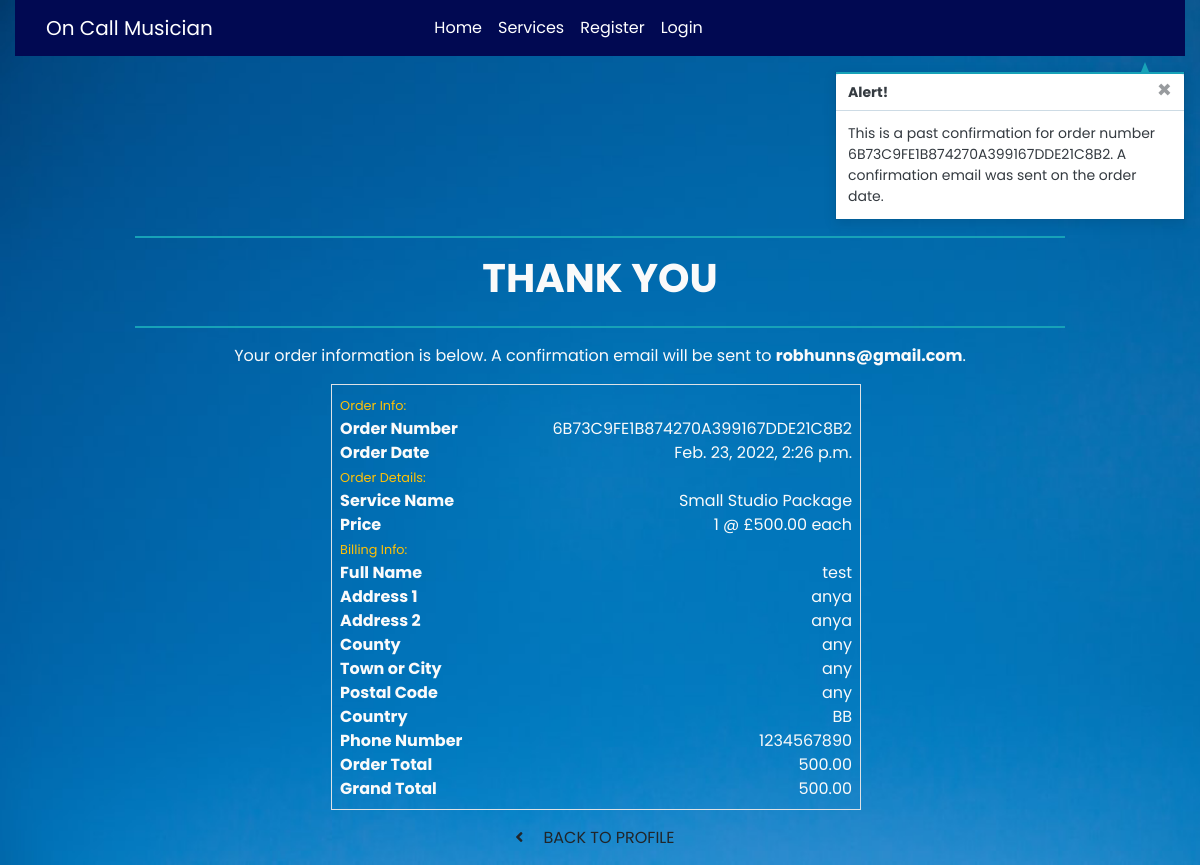
/profile/order_history/6B73C9FE1B874270A399167DDE21C8B2, run on an earlier commit of the app's database.
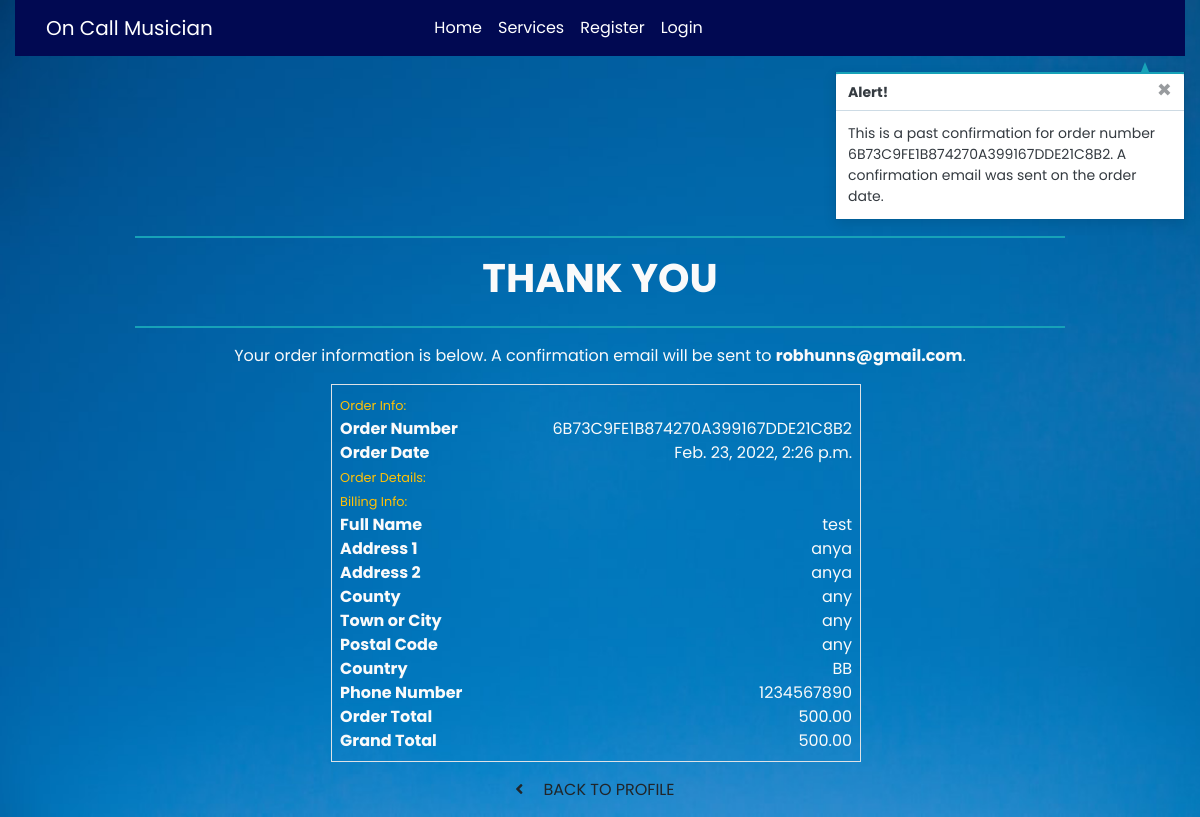
And on a later commit of the database.
### checkout/models.py (models this page shows, shortened)
class OrderLineItem(models.Model):
    order = models.ForeignKey(Order, null=False, blank=False,
                              on_delete=models.CASCADE,
                              related_name='lineitems')
    service = models.ForeignKey(Service, null=False, blank=False,
                                on_delete=models.CASCADE)
    quantity = models.IntegerField(null=False, blank=False, default=0)
    lineitem_total = models.DecimalField(max_digits=6, decimal_places=2,
                                         null=False, blank=False,
                                         editable=False)

### services/models.py (models this page shows, shortened)
class Service(models.Model):
    name = models.CharField(max_length=254)
    description = models.TextField(max_length=400)
    price = models.DecimalField(max_digits=6, decimal_places=2)
    subscription = models.CharField(max_length=254, default='Subscription')
    access = models.CharField(max_length=254, default='Access')
    original_music = models.CharField(max_length=254, default='Original Music')
    rating = models.DecimalField(max_digits=6, decimal_places=2, null=True,
                                 blank=True)
    image_url = models.URLField(max_length=1024, null=True, blank=True)
    image = models.ImageField(null=True, blank=True)

### profiles/views.py (the view)
# urls.py: path('order_history/<order_number>', views.order_history,
def order_history(request, order_number):
    order = get_object_or_404(Order, order_number=order_number)
    messages.info(request, (
        f'This is a past confirmation for order number {order_number}. '
        'A confirmation email was sent on the order date.'
    ))
    template = 'checkout/checkout_success.html'
    context = {
        'order': order,
        'from_profile': True,
    }
    return render(request, template, context)

### cart/contexts.py (called while the page is built, shortened)
def cart_contents(request):
    cart_items = []
    total = 0
    service_count = 0
    discount = 0
    cart = request.session.get('cart', {})
    if total < settings.TEN_PERCENT_DISCOUNT:
        discount = total * Decimal(settings.SINGLE_PRODUCT_COUNT)
        discount_delta = settings.TEN_PERCENT_DISCOUNT - total
    else:
        discount = 0
        discount_delta = 0
    grand_total = discount + total
    context = {
        'cart_items': cart_items,
        'total': total,
        'service_count': service_count,
        'discount': discount,
        'discount_delta': discount_delta,
        'ten_percent_discount': settings.TEN_PERCENT_DISCOUNT,
        'grand_total': grand_total,
    }
    return context

### checkout/templates/checkout/checkout_success.html (shortened to what the changed rows need)
{% extends "base.html" %}
{% load static %}
{% block extra_css %}
<link rel="stylesheet" href="{% static 'checkout/css/checkout.css' %}">
{% endblock %}
{% block content %}
<div class="container checkout-container">
    <div class="row">
        <div class="col">
            <h1 class="logo-font mb-4">Thank You</h1>
        </div>
    </div>
    <div class="row">
        <div class="col-12 col-lg-7 ">
            <div class="order-confirmation-wrapper  p-2 border">
                {% for item in order.lineitems.all %}
                <div class="row">
                    <div class="col-12 col-md-4">
                        <p class="mb-0 text-black font-weight-bold">Service Name</p>
                    </div>
                    <div class="col-12 col-md-8 text-md-right">
                        <p class="mb-0 ">{{ item.service.name }}</p>
                    </div>
                    <div class="col-12 col-md-4">
                        <p class="mb-0 text-black font-weight-bold">Price</p>
                    </div>
                    <div class="col-12 col-md-8 text-md-right">
                        <p class="mb-0">{{ item.quantity }} @ £{{ item.service.price }} each</p>
                    </div>
                </div>
                {% endfor %}
            </div>
        </div>
    </div>
</div>
{% endblock %}

What changed in the data, as far as the page shows it:
removed OrderLineItem: service.name "Small Studio Package", quantity "1", service.price "500.00"
